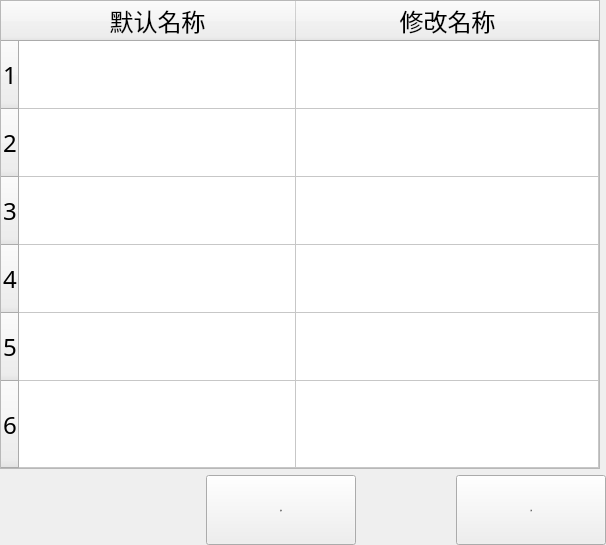
<?xml version="1.0" encoding="UTF-8"?>
<ui version="4.0">
 <class>Form</class>
 <widget class="QWidget" name="Form">
  <property name="geometry">
   <rect>
    <x>0</x>
    <y>0</y>
    <width>606</width>
    <height>545</height>
   </rect>
  </property>
  <property name="windowTitle">
   <string>Form</string>
  </property>
  <property name="styleSheet">
   <string notr="true">font: 28px &quot;微软雅黑&quot;;</string>
  </property>
  <layout class="QGridLayout" name="gridLayout">
   <property name="margin">
    <number>0</number>
   </property>
   <item row="0" column="0">
    <widget class="QTableWidget" name="tableWidget_in">
     <property name="minimumSize">
      <size>
       <width>600</width>
       <height>0</height>
      </size>
     </property>
     <property name="font">
      <font>
       <family>微软雅黑</family>
       <pointsize>-1</pointsize>
       <weight>50</weight>
       <italic>false</italic>
       <bold>false</bold>
      </font>
     </property>
     <attribute name="horizontalHeaderDefaultSectionSize">
      <number>277</number>
     </attribute>
     <attribute name="horizontalHeaderMinimumSectionSize">
      <number>42</number>
     </attribute>
     <attribute name="horizontalHeaderStretchLastSection">
      <bool>true</bool>
     </attribute>
     <attribute name="verticalHeaderDefaultSectionSize">
      <number>68</number>
     </attribute>
     <attribute name="verticalHeaderMinimumSectionSize">
      <number>43</number>
     </attribute>
     <attribute name="verticalHeaderStretchLastSection">
      <bool>true</bool>
     </attribute>
     <row>
      <property name="text">
       <string>1</string>
      </property>
      <property name="font">
       <font>
        <family>微软雅黑</family>
        <pointsize>18</pointsize>
       </font>
      </property>
     </row>
     <row>
      <property name="text">
       <string>2</string>
      </property>
      <property name="font">
       <font>
        <family>微软雅黑</family>
        <pointsize>18</pointsize>
       </font>
      </property>
     </row>
     <row>
      <property name="text">
       <string>3</string>
      </property>
      <property name="font">
       <font>
        <family>微软雅黑</family>
        <pointsize>18</pointsize>
       </font>
      </property>
     </row>
     <row>
      <property name="text">
       <string>4</string>
      </property>
      <property name="font">
       <font>
        <family>微软雅黑</family>
        <pointsize>18</pointsize>
       </font>
      </property>
     </row>
     <row>
      <property name="text">
       <string>5</string>
      </property>
      <property name="font">
       <font>
        <family>微软雅黑</family>
        <pointsize>18</pointsize>
       </font>
      </property>
     </row>
     <row>
      <property name="text">
       <string>6</string>
      </property>
      <property name="font">
       <font>
        <family>微软雅黑</family>
        <pointsize>18</pointsize>
       </font>
      </property>
     </row>
     <column>
      <property name="text">
       <string>默认名称</string>
      </property>
      <property name="font">
       <font>
        <family>微软雅黑</family>
        <pointsize>18</pointsize>
       </font>
      </property>
     </column>
     <column>
      <property name="text">
       <string>修改名称</string>
      </property>
      <property name="font">
       <font>
        <family>微软雅黑</family>
        <pointsize>18</pointsize>
       </font>
      </property>
     </column>
     <item row="0" column="0">
      <property name="text">
       <string/>
      </property>
      <property name="font">
       <font>
        <family>微软雅黑</family>
        <pointsize>18</pointsize>
       </font>
      </property>
      <property name="textAlignment">
       <set>AlignHCenter|AlignVCenter|AlignCenter</set>
      </property>
     </item>
     <item row="0" column="1">
      <property name="text">
       <string/>
      </property>
      <property name="font">
       <font>
        <family>微软雅黑</family>
        <pointsize>18</pointsize>
       </font>
      </property>
     </item>
     <item row="1" column="0">
      <property name="text">
       <string/>
      </property>
      <property name="font">
       <font>
        <family>微软雅黑</family>
        <pointsize>18</pointsize>
       </font>
      </property>
     </item>
     <item row="1" column="1">
      <property name="text">
       <string/>
      </property>
      <property name="font">
       <font>
        <family>微软雅黑</family>
        <pointsize>18</pointsize>
       </font>
      </property>
     </item>
     <item row="2" column="0">
      <property name="text">
       <string/>
      </property>
      <property name="font">
       <font>
        <family>微软雅黑</family>
        <pointsize>18</pointsize>
       </font>
      </property>
     </item>
     <item row="2" column="1">
      <property name="text">
       <string/>
      </property>
      <property name="font">
       <font>
        <family>微软雅黑</family>
        <pointsize>18</pointsize>
       </font>
      </property>
     </item>
     <item row="3" column="0">
      <property name="text">
       <string/>
      </property>
      <property name="font">
       <font>
        <family>微软雅黑</family>
        <pointsize>18</pointsize>
       </font>
      </property>
     </item>
     <item row="3" column="1">
      <property name="text">
       <string/>
      </property>
      <property name="font">
       <font>
        <family>微软雅黑</family>
        <pointsize>18</pointsize>
       </font>
      </property>
     </item>
     <item row="4" column="0">
      <property name="text">
       <string/>
      </property>
      <property name="font">
       <font>
        <family>微软雅黑</family>
        <pointsize>18</pointsize>
       </font>
      </property>
     </item>
     <item row="4" column="1">
      <property name="text">
       <string/>
      </property>
      <property name="font">
       <font>
        <family>微软雅黑</family>
        <pointsize>18</pointsize>
       </font>
      </property>
     </item>
     <item row="5" column="0">
      <property name="text">
       <string/>
      </property>
      <property name="font">
       <font>
        <family>微软雅黑</family>
        <pointsize>18</pointsize>
       </font>
      </property>
     </item>
     <item row="5" column="1">
      <property name="text">
       <string/>
      </property>
      <property name="font">
       <font>
        <family>微软雅黑</family>
        <pointsize>18</pointsize>
       </font>
      </property>
     </item>
    </widget>
   </item>
   <item row="1" column="0" colspan="2">
    <layout class="QHBoxLayout" name="horizontalLayout">
     <item>
      <widget class="QLabel" name="label">
       <property name="minimumSize">
        <size>
         <width>200</width>
         <height>70</height>
        </size>
       </property>
       <property name="font">
        <font>
         <family>微软雅黑</family>
         <pointsize>-1</pointsize>
         <weight>50</weight>
         <italic>false</italic>
         <bold>false</bold>
        </font>
       </property>
       <property name="text">
        <string/>
       </property>
      </widget>
     </item>
     <item>
      <widget class="QPushButton" name="BtnSafe">
       <property name="minimumSize">
        <size>
         <width>150</width>
         <height>70</height>
        </size>
       </property>
       <property name="font">
        <font>
         <family>微软雅黑</family>
         <pointsize>-1</pointsize>
         <weight>50</weight>
         <italic>false</italic>
         <bold>false</bold>
        </font>
       </property>
       <property name="text">
        <string>保存</string>
       </property>
      </widget>
     </item>
     <item>
      <spacer name="horizontalSpacer">
       <property name="orientation">
        <enum>Qt::Horizontal</enum>
       </property>
       <property name="sizeHint" stdset="0">
        <size>
         <width>40</width>
         <height>20</height>
        </size>
       </property>
      </spacer>
     </item>
     <item>
      <widget class="QPushButton" name="BtnCancel">
       <property name="minimumSize">
        <size>
         <width>150</width>
         <height>70</height>
        </size>
       </property>
       <property name="font">
        <font>
         <family>微软雅黑</family>
         <pointsize>-1</pointsize>
         <weight>50</weight>
         <italic>false</italic>
         <bold>false</bold>
        </font>
       </property>
       <property name="text">
        <string>关闭</string>
       </property>
      </widget>
     </item>
    </layout>
   </item>
  </layout>
 </widget>
 <resources/>
 <connections>
  <connection>
   <sender>BtnSafe</sender>
   <signal>clicked()</signal>
   <receiver>Form</receiver>
   <slot>NewPortFileq()</slot>
   <hints>
    <hint type="sourcelabel">
     <x>267</x>
     <y>383</y>
    </hint>
    <hint type="destinationlabel">
     <x>274</x>
     <y>417</y>
    </hint>
   </hints>
  </connection>
  <connection>
   <sender>BtnCancel</sender>
   <signal>clicked()</signal>
   <receiver>Form</receiver>
   <slot>close()</slot>
   <hints>
    <hint type="sourcelabel">
     <x>147</x>
     <y>381</y>
    </hint>
    <hint type="destinationlabel">
     <x>310</x>
     <y>207</y>
    </hint>
   </hints>
  </connection>
 </connections>
 <slots>
  <slot>NewPortFileq()</slot>
 </slots>
</ui>
